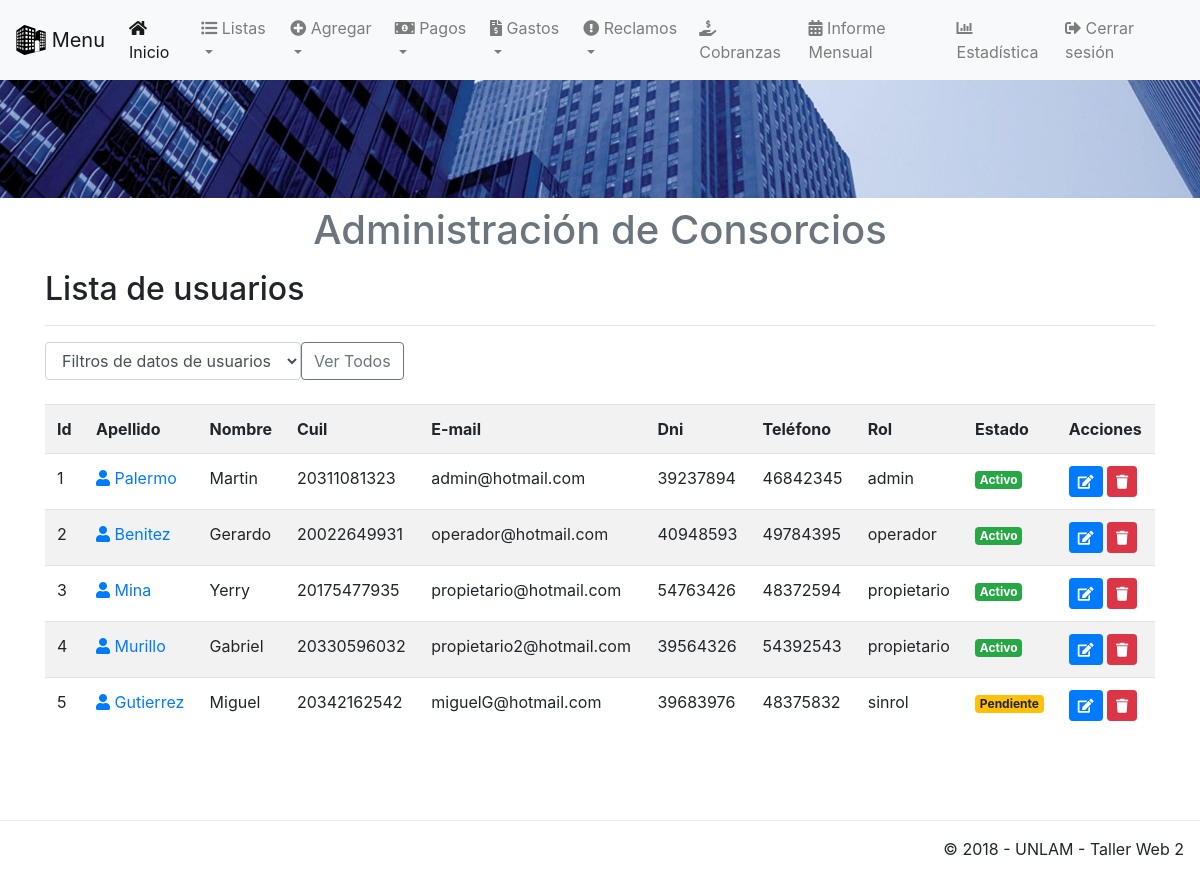
Page /app/view/listaUsuario.php (signed in) on the committed database.
### tables this page shows
CREATE TABLE `usuarios` (
  `idUsuarios` int(11) UNSIGNED NOT NULL,
  `nombre` varchar(50) NOT NULL,
  `apellido` varchar(50) NOT NULL,
  `cuil` bigint(11) UNSIGNED NOT NULL,
  `email` varchar(50) NOT NULL,
  `dni` int(8) UNSIGNED NOT NULL,
  `telefono` int(11) UNSIGNED NOT NULL,
  `estado` varchar(50) NOT NULL,
  `idRol` int(11) UNSIGNED NOT NULL,
  `pass` varchar(50) NOT NULL,
  `primeraVez` tinyint(1) UNSIGNED NOT NULL
);

CREATE TABLE `roles` (
  `idRoles` int(11) UNSIGNED NOT NULL,
  `descripcion` varchar(50) NOT NULL
);

### app/view/listaUsuario.php (the view, shortened to what this page needs)
<!DOCTYPE html>
<html lang="es">
<?php include('template/head.php'); ?>
    <body>
    <?php
        include('template/nav.php');
        include('template/header.php'); ?>
        <div class="container">
		<div class="content">
			<h2>Lista de usuarios</h2>
			<hr />
			<form class="form-inline" method="get">
				<div class="form-group">
					<select name="filter" class="form-control" onchange="form.submit()" id="filtro">
						<option value="0">Filtros de datos de usuarios</option>
						<?php $filter = (isset($_GET['filter']) ? mysqli_real_escape_string($conexion, (strip_tags($_GET["filter"], ENT_QUOTES))) : NULL);  ?>
					</select>
					<button onclick="document.getElementById('filtro').selectedIndex = 0;" role="button" aria-pressed="true" class="btn btn-outline-secondary">Ver Todos</button>
				</div>
			</form>
			<br />
			<div class="table-responsive">
			<table class="table table-striped table-hover">
				<tr>
					<th>Id</th>
					<th>Apellido</th>
                    <th>Nombre</th>
                    <th>Cuil</th>
                    <th>E-mail</th>
                    <th>Dni</th>
					<th>Teléfono</th>
					<th>Rol</th>
					<th>Estado</th>
                    <th>Acciones</th>
				</tr>
				<?php
				if($filter){
					$sql = mysqli_query($conexion, "SELECT * FROM usuarios JOIN roles ON usuarios.idRol=roles.idRoles WHERE estado='$filter' ORDER BY idUsuarios ASC");
				}else{
					$sql = mysqli_query($conexion, "SELECT * FROM usuarios JOIN roles ON usuarios.idRol=roles.idRoles ORDER BY idUsuarios ASC");
				}
				if(mysqli_num_rows($sql) == 0){
					echo '<tr><td colspan="8">No hay datos.</td></tr>';
				}else{
					while($row = mysqli_fetch_assoc($sql)){
						echo '
						<tr>
							<td>'.$row['idUsuarios'].'</td>
                            <td><a href="perfil.php?nik='.$row['idUsuarios'].'"><span class="fas fa-user" aria-hidden="true"></span> '.$row['apellido'].'</a></td>
                            <td>'.$row['nombre'].'</td>
                            <td>'.$row['cuil'].'</td>
                            <td>'.$row['email'].'</td>
                            <td>'.$row['dni'].'</td>
							<td>'.$row['telefono'].'</td>
                            <td>'.$row['descripcion'].'</td>
							<td>';
							if($row['estado'] == 'Activo'){
								echo '<span class="badge badge-success">Activo</span>';
							}
                            else if ($row['estado'] == 'Inactivo' ){
								echo '<span class="badge badge-danger">Inactivo</span>';
							}
                            else if ($row['estado'] == 'Pendiente' ){
								echo '<span class="badge badge-warning">Pendiente</span>';
							}if(isset($_SESSION['admin'])){
								echo '
							</td>
							<td>
								<a href="abm/editarUsuario.php?nik='.$row['idUsuarios'].'" title="Editar datos" class="btn btn-primary btn-sm"><span class="fas fa-edit" aria-hidden="true"></span></a>
								<a href="listaUsuario.php?aksi=delete&nik='.$row['idUsuarios'].'" title="Eliminar" onclick="return confirm(\'Esta seguro de borrar los datos de: '.$row['apellido'].' '.$row['nombre'].'?\')" class="btn btn-danger btn-sm"><span class="fas fa-trash" aria-hidden="true"></span></a>
							</td>
						</tr>
						';
							}if(isset($_SESSION['operador'])){
								echo '
							</td>
							<td>
								<a href="abm/editarRolyEstado.php?nik='.$row['idUsuarios'].'" title="Editar datos" class="btn btn-primary btn-sm"><span class="fas fa-edit" aria-hidden="true"></span></a>
							</td>
						</tr>
						';
							}
					}
				}
				?>
			</table>
			</div>
		</div>
	</div><center>
    <div class="corte">
    </div>
    <?php include('template/footer.php'); ?>
    </body>
</html>

### public/css/all.css (style rules this page uses)
.fa,.fab,.fal,.far,.fas { -moz-osx-font-smoothing:grayscale;-webkit-font-smoothing:antialiased;display:inline-block;font-style:normal;font-variant:normal;text-rendering:auto;line-height:1 }
.fa-edit:before { content:"\f044" }
.fa-trash:before { content:"\f1f8" }
.fa-user:before { content:"\f007" }
.fa,.far,.fas { font-family:"Font Awesome 5 Free" }
.fa,.fas { font-weight:900 }

### public/css/estilos.css (style rules this page uses)
.corte { width: 100%; clear: both; height: 9rem; }

### rows in the picture
usuarios: idUsuarios "1", apellido "Palermo", nombre "Martin", cuil "20311081323", email "admin@hotmail.com", dni "39237894", telefono "46842345", idRol.descripcion "admin", estado "Activo"
usuarios: idUsuarios "2", apellido "Benitez", nombre "Gerardo", cuil "20022649931", email "operador@hotmail.com", dni "40948593", telefono "49784395", idRol.descripcion "operador", estado "Activo"
usuarios: idUsuarios "3", apellido "Mina", nombre "Yerry", cuil "20175477935", email "propietario@hotmail.com", dni "54763426", telefono "48372594", idRol.descripcion "propietario", estado "Activo"
usuarios: idUsuarios "4", apellido "Murillo", nombre "Gabriel", cuil "20330596032", email "propietario2@hotmail.com", dni "39564326", telefono "54392543", idRol.descripcion "propietario", estado "Activo"
usuarios: idUsuarios "5", apellido "Gutierrez", nombre "Miguel", cuil "20342162542", email "miguelG@hotmail.com", dni "39683976", telefono "48375832", idRol.descripcion "sinrol", estado "Pendiente"
